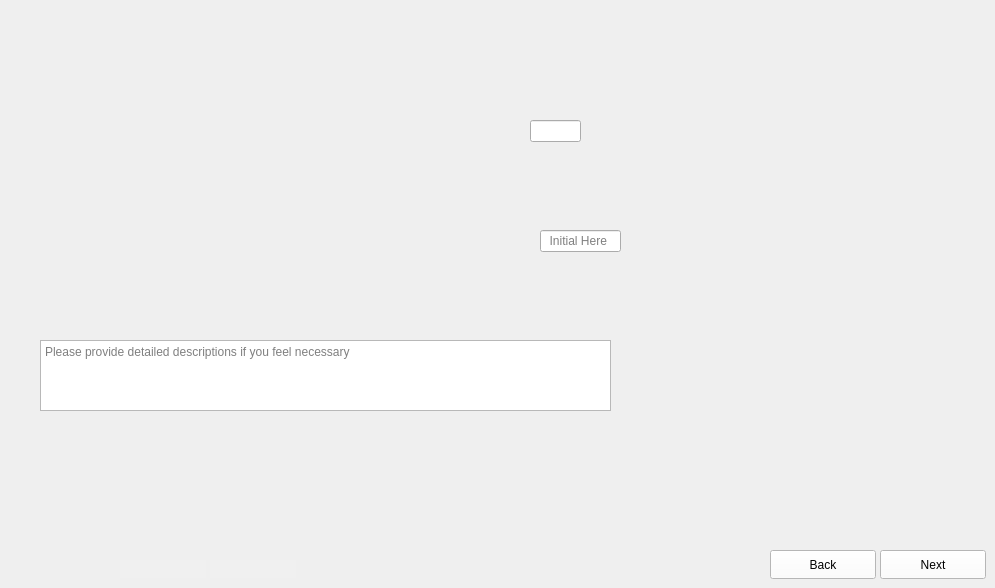
      <widget class="QWidget" name="Dice_Framing_Trench_Pattern_2">
       <property name="maximumSize">
        <size>
         <width>1024</width>
         <height>600</height>
        </size>
       </property>
       <property name="styleSheet">
        <string notr="true">border-image: url(:/images/images/Dice_Framing_Trench_Pattern_2.png);</string>
       </property>
       <widget class="QLineEdit" name="Dice_Framing_Trench_Pattern_2_Data1">
        <property name="geometry">
         <rect>
          <x>530</x>
          <y>120</y>
          <width>51</width>
          <height>22</height>
         </rect>
        </property>
        <property name="styleSheet">
         <string notr="true">border-image:None;</string>
        </property>
       </widget>
       <widget class="QLineEdit" name="Dice_Framing_Trench_Pattern_2_Data0">
        <property name="geometry">
         <rect>
          <x>540</x>
          <y>230</y>
          <width>81</width>
          <height>22</height>
         </rect>
        </property>
        <property name="styleSheet">
         <string notr="true">border-image:None;</string>
        </property>
        <property name="placeholderText">
         <string>  Initial Here</string>
        </property>
       </widget>
       <widget class="QTextEdit" name="Dice_Framing_Trench_Pattern_2_Comments">
        <property name="geometry">
         <rect>
          <x>40</x>
          <y>340</y>
          <width>571</width>
          <height>71</height>
         </rect>
        </property>
        <property name="styleSheet">
         <string notr="true">border-image:None;</string>
        </property>
        <property name="placeholderText">
         <string>Please provide detailed descriptions if you feel necessary </string>
        </property>
       </widget>
       <widget class="QLineEdit" name="Dice_Framing_Trench_Pattern_2_Initials">
        <property name="geometry">
         <rect>
          <x>210</x>
          <y>560</y>
          <width>86</width>
          <height>18</height>
         </rect>
        </property>
        <property name="styleSheet">
         <string notr="true">QLineEdit{
background-color: rgb(240, 240, 240);
border: none;
border-image:None;
}</string>
        </property>
       </widget>
       <widget class="QLineEdit" name="Dice_Framing_Trench_Pattern_2_Dates">
        <property name="geometry">
         <rect>
          <x>120</x>
          <y>560</y>
          <width>86</width>
          <height>18</height>
         </rect>
        </property>
        <property name="styleSheet">
         <string notr="true">QLineEdit{
background-color: rgb(240, 240, 240);
border: none;
border-image:None;
}</string>
        </property>
       </widget>
       <widget class="QPushButton" name="Dice_Framing_Trench_Pattern_2_Next">
        <property name="geometry">
         <rect>
          <x>880</x>
          <y>550</y>
          <width>106</width>
          <height>29</height>
         </rect>
        </property>
        <property name="styleSheet">
         <string notr="true">QPushButton{
background-color: rgb(255, 255, 255);
height: 35px;
border-image:None;
}
QPushButton::hover{
background-color: rgb(0, 0, 255);
}
QPushButton:pressed{
padding-top:7px;
padding-top:7px;
}</string>
        </property>
        <property name="text">
         <string>Next</string>
        </property>
       </widget>
       <widget class="QPushButton" name="Dice_Framing_Trench_Pattern_2_Back">
        <property name="geometry">
         <rect>
          <x>770</x>
          <y>550</y>
          <width>106</width>
          <height>29</height>
         </rect>
        </property>
        <property name="styleSheet">
         <string notr="true">QPushButton{
background-color: rgb(255, 255, 255);
height: 35px;
border-image:None;
}
QPushButton::hover{
background-color: rgb(0, 0, 255);
}
QPushButton:pressed{
padding-top:7px;
padding-top:7px;
}</string>
        </property>
        <property name="text">
         <string>Back</string>
        </property>
       </widget>
      </widget>
